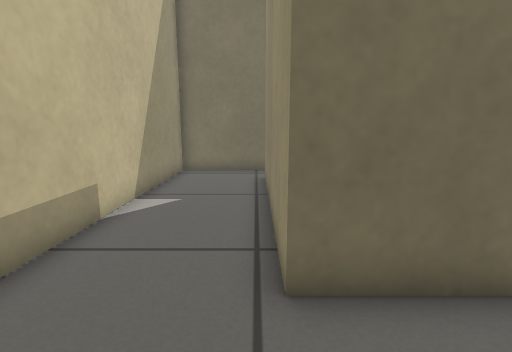
View 1 (above)

16 first-person views from a walk through a world built for the Gazebo simulator. The camera is 0.52 m above the floor, tilts 10° down and sees 85° across. The floor is counted in squares, 0.25 m on a side. Each view is taken from the middle of a square. On the plan, view 1 faces up. The plan holds only what a view shows up to about 17 squares ahead; the rest is blank.

View 2
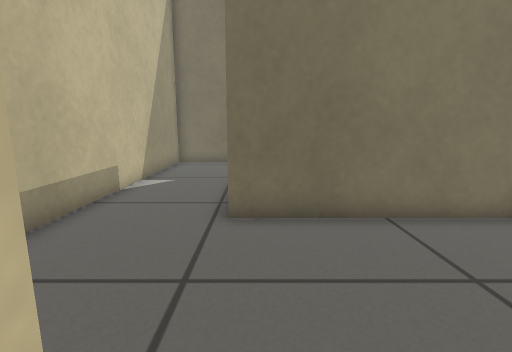

View 3
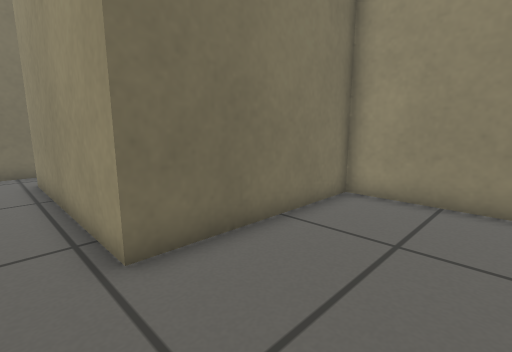

View 4
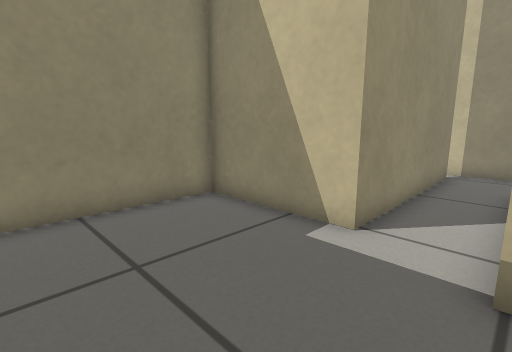

View 5
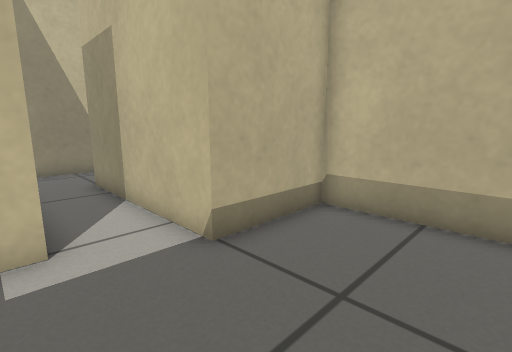

View 6
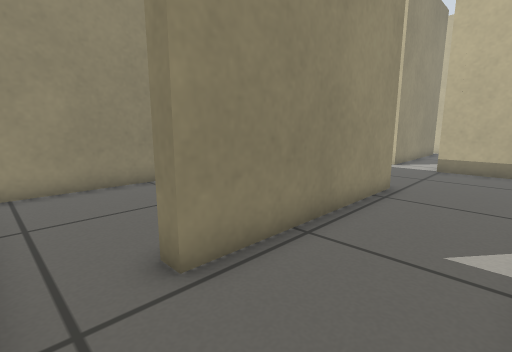

View 7
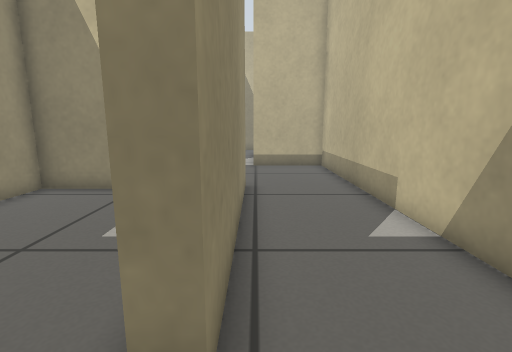

View 8
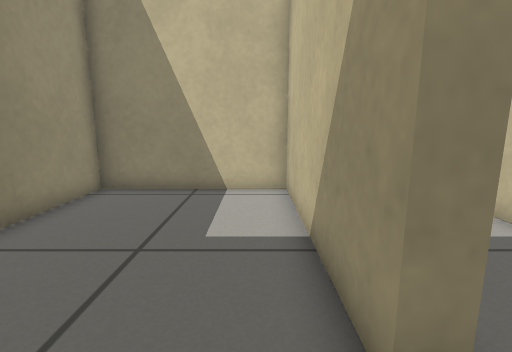

View 9
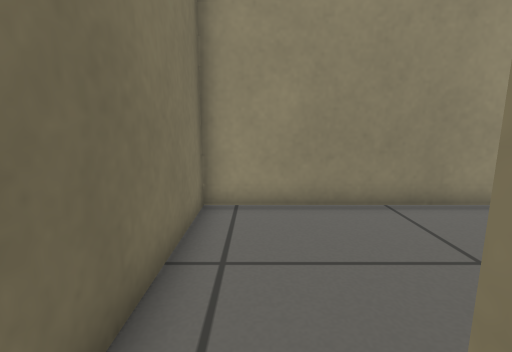

View 10
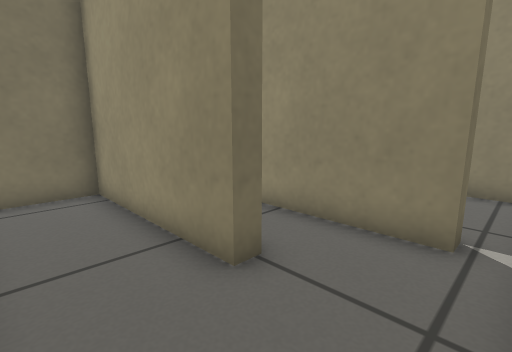

View 11
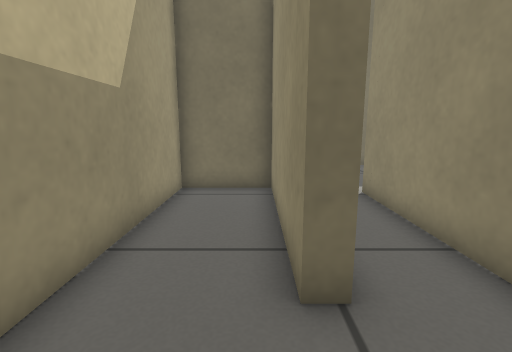

View 12
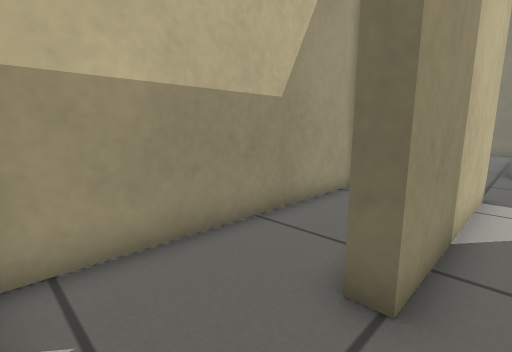

View 13
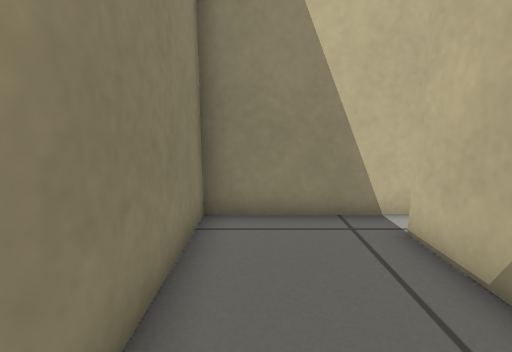

View 14
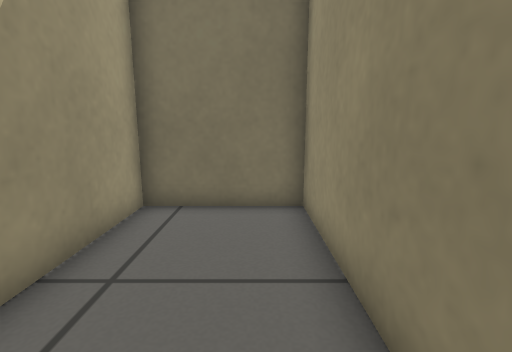

View 15
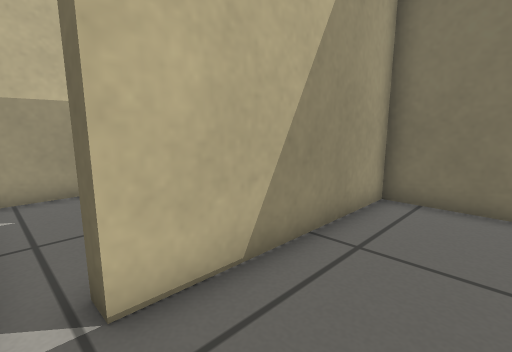

View 16
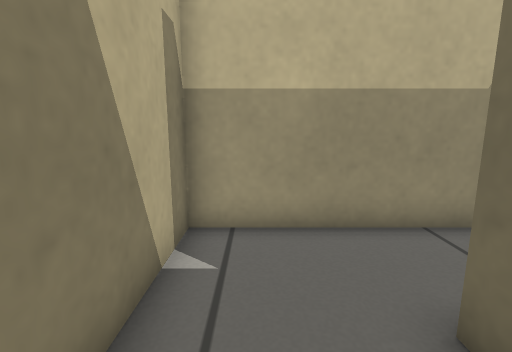

### Floor plan
Ten units are one square. View 1 is at (0, 0); x grows to the right and y downward. Boxes are objects, and circles mark ways between rooms. Rooms are numbered by the first view taken in them; rooms with no view inside come last. Other rooms are left out.
<svg viewBox="-40 -139 117 268">
<path fill="none" stroke="#000" d="M4 -32 4 -112 10 -112M15 -134 -35 -134 -35 20 1 20M1 20 1 90M30 112 24 112 24 32 72 32 72 -32 4 -32M5 124 35 124M10 -112 10 -38 72 -38 72 -134 15 -134M1 90 -5 90 -5 26 -35 26 -35 124 5 124M35 124 72 124 72 38 30 38 30 112"/>
<circle cx="0" cy="-5" r="3" fill="#2a7"/>
<circle cx="5" cy="-125" r="3" fill="#2a7"/>
<circle cx="0" cy="110" r="3" fill="#2a7"/>
<circle cx="30" cy="120" r="3" fill="#2a7"/>
<text x="-20" y="-60">1</text>
<text x="20" y="30">2</text>
<text x="40" y="-90">3</text>
<text x="-20" y="80">4</text>
<text x="50" y="80">5</text>
</svg>
Room 1 opens to room 2. Room 1 opens to room 3. Room 2 opens to room 4. Room 2 opens to room 5.

Where each view was taken, in squares from view 1:
view 1: 0 up, 0 right, facing up
view 2: 3 down, 1 right, facing up
view 3: 1 down, 1 left, facing up-right
view 4: 2 up, 0 right, facing down-right
view 5: 2 up, 3 right, facing down-left
view 6: 13 up, 3 left, facing down-right
view 7: 13 up, 0 right, facing down
view 8: 13 up, 2 right, facing down
view 9: 12 up, 0 right, facing right
view 10: 12 down, 3 left, facing up-right
view 11: 12 down, 1 left, facing up
view 12: 12 down, 1 right, facing up-left
view 13: 6 down, 6 right, facing down
view 14: 11 down, 6 right, facing up
view 15: 12 down, 6 right, facing up-left
view 16: 11 down, 2 right, facing left
